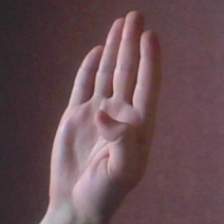
#> input picture Workshop/Sign Language/dataset/B/B_146.png, 224 x 224 px; its folder holds only this picture in this run
$ jupyter execute --allow-errors sign_language_md.ipynb
#> lines starting #> are read from the running program, lines starting #| are printed output that depends on the picture
[cell 1]
import pickle
from glob import glob

import numpy as np
import pandas as pd
from PIL import Image

#> (a cell that did not finish here is left out)

#> (a cell that did not finish here is left out)

[cell 4]
img_path = glob("dataset/B/*")[0]
incoming_data = Image.open(img_path)
#> incoming_data is the input picture: PIL image 224x224 RGB; mean R, G, B 104.3, 77.9, 83.3

incoming_data

[cell 5]
incoming_data = incoming_data.resize([64, 64])
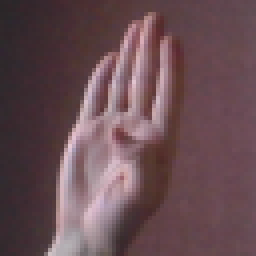
#> incoming_data: PIL image 64x64 RGB (shown 4 times larger); mean R, G, B 104.3, 77.9, 83.3
incoming_data = np.array(incoming_data).reshape(1, -1)
#> (the rest of this cell did not finish here and is left out)


$ run again, on Workshop/Sign Language/dataset/B/B_639.png
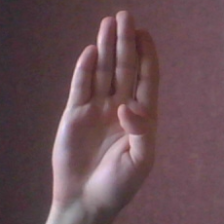
#> input picture Workshop/Sign Language/dataset/B/B_639.png, 224 x 224 px
#> incoming_data is the input picture: PIL image 224x224 RGB; mean R, G, B 104.8, 78.1, 84.3
#> `incoming_data = incoming_data.resize([64, 64])`:
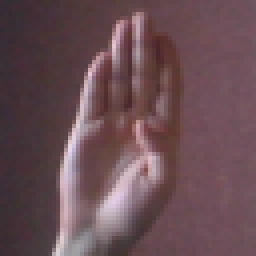
#> incoming_data: PIL image 64x64 RGB (shown 4 times larger); mean R, G, B 104.8, 78.1, 84.3

$ run again, on Workshop/Sign Language/dataset/B/B_691.png
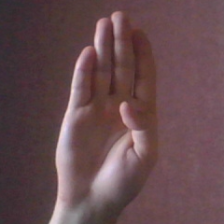
#> input picture Workshop/Sign Language/dataset/B/B_691.png, 224 x 224 px
#> incoming_data is the input picture: PIL image 224x224 RGB; mean R, G, B 102, 75.1, 78.7
#> `incoming_data = incoming_data.resize([64, 64])`:
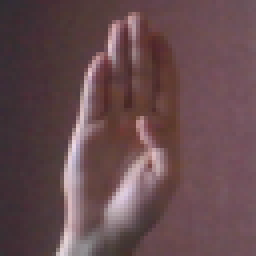
#> incoming_data: PIL image 64x64 RGB (shown 4 times larger); mean R, G, B 102, 75.1, 78.7
